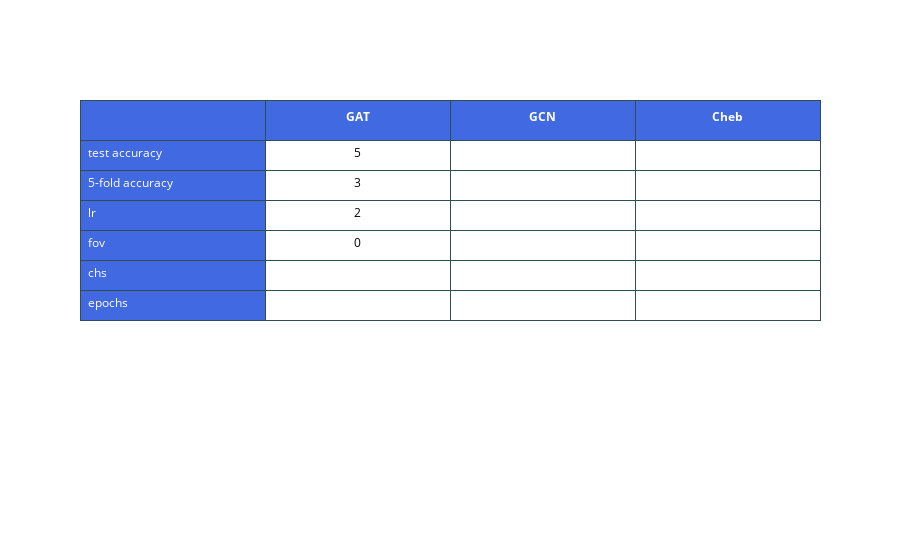

This figure's notebook cell:
### Code cell
import plotly.graph_objects as go

values = [
    ['test accuracy', '5-fold accuracy', 'lr', 'fov', 'chs', 'epochs'], #1st col
    [5, 3, 2, 0],
    [],
    [],
]


fig = go.Figure(data=[go.Table(
  columnorder = [1,2,3,4],
  columnwidth = [200,200],
  header = dict(
    values = [[],['<b>GAT</b>'],['<b>GCN<b>'],['<b>Cheb<b>']],
    line_color='darkslategray',
    fill_color='royalblue',
    align=['left','center'],
    font=dict(color='white', size=12),
    height=40
  ),
  cells=dict(
    values=values,
    line_color='darkslategray',
    fill=dict(color=['royalblue', 'white']),
    font=dict(color=['white', 'black']),
    align=['left', 'center'],
    font_size=12,
    height=30)
    )
])
fig.show()

### Figure 1 — Plotly figure (JSON) as saved in the notebook; plotly's stock layout.template omitted (floating-point values rounded to 4 significant figures)
{"data": [{"cells": {"align": ["left", "center"], "fill": {"color": ["royalblue", "white"]}, "font": {"color": ["white", "black"], "size": 12}, "height": 30, "line": {"color": "darkslategray"}, "values": [["test accuracy", "5-fold accuracy", "lr", "fov", "chs", "epochs"], [5, 3, 2, 0], [], []]}, "columnorder": [1, 2, 3, 4], "columnwidth": [200, 200], "header": {"align": ["left", "center"], "fill": {"color": "royalblue"}, "font": {"color": "white", "size": 12}, "height": 40, "line": {"color": "darkslategray"}, "values": [[], ["<b>GAT</b>"], ["<b>GCN<b>"], ["<b>Cheb<b>"]]}, "type": "table"}], "layout": {}}
